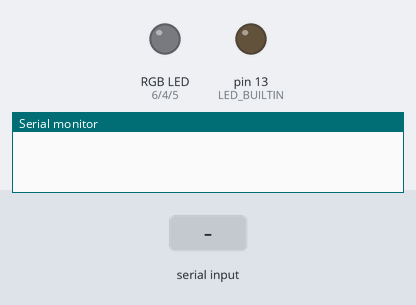
A sketch run on a simulated Arduino Uno, built with avr-gcc and run on an emulated ATmega328P. On the bench: an RGB LED mixed from three pins (HIGH = lit), output pins drawn as LEDs (lit = HIGH), the last lines printed to the serial monitor. Inputs (shaded band) come from the test bench. Random numbers use the default seed unless the sketch sets one.

Above: at 1.2 s.
1.3 s: "90,45,200\n" received over Serial
At 1.46 s:
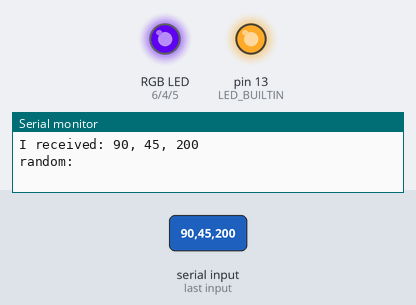
Timing chart, 0 to 10.3 s (numbered marks = the images above; inputs shaded):
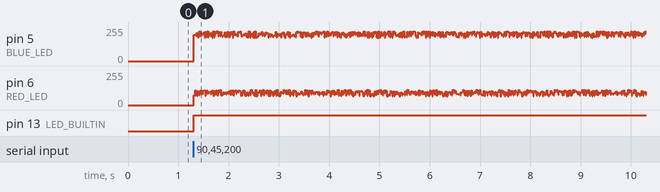

Measured:
- after the input at 1.3 s, pin 13 (LED_BUILTIN): LOW → HIGH at once

The sketch:

GOESLEDStripHomeMade.ino
```cpp
/*

This is just a test to see how to drive the white LED strip,
using a MOSFET to bring in the 12 V
*/

#define RED_LED 6
#define BLUE_LED 5
#define GREEN_LED 4

int brightMax = 255;

int gBright = 0;
int rBright = 0;
int bBright = 0;

int fadeSpeed = 10;
int waitTime = 1000;

long randomN;

void setup() {
   pinMode(GREEN_LED, OUTPUT);
   pinMode(RED_LED, OUTPUT);
   pinMode(BLUE_LED, OUTPUT);

   pinMode(LED_BUILTIN, OUTPUT);

   Serial.begin(9600);

}

void loop() {

   if (Serial.available()) {

      int rByte = Serial.parseInt();
      int gByte = Serial.parseInt();
      int bByte = Serial.parseInt();
      //inByte = inByte - '0';

//  analogWrite(RED_LED,1);
    Serial.print("I received: ");
    Serial.print(rByte, DEC);
    Serial.print(", ");
    Serial.print(gByte, DEC);
    Serial.print(", ");
    Serial.println(bByte, DEC);

    digitalWrite(LED_BUILTIN, HIGH);

// with this circuit, increasing rBright actually diminishes the
// brightness...

//  rBright=0;
//   for (int i = 0; i < brightMax; i++) {

//       analogWrite(RED_LED, 255);
//       analogWrite(GREEN_LED, 255);
//       analogWrite(BLUE_LED, 255);

//       delay(1000);
// test

       analogWrite(RED_LED, rByte);
       analogWrite(GREEN_LED, gByte);
       analogWrite(BLUE_LED, bByte);


       Serial.print("random:  ");
       for (int i = 0; i < 6000; i++) {
          randomN = random(50)-25;
          analogWrite(RED_LED, rByte+randomN);
          randomN = random(50)-25;
          analogWrite(GREEN_LED, gByte+randomN);
          randomN = random(50)-25;
          analogWrite(BLUE_LED, bByte+randomN);

//          Serial.print(rByte+randomN, DEC);
//          Serial.println(' ');

          delay(13);
       }

//       analogWrite(BLUE_LED, bBright);
//       bBright += 1;
//       delay(fadeSpeed);
//   }
//
//   for (int i = 0; i < 256; i++) {
//       analogWrite(GREEN_LED, gBright);
//       gBright +=1;
//       delay(fadeSpeed);
//   }

//dlay(waitTime);

//  analogWrite(RED_LED,1);
//digitalWrite(LED_BUILTIN, LOW);


//   for (int i = 0; i < brightMax; i++) {
//       analogWrite(GREEN_LED, brightness);
//       analogWrite(RED_LED, rBright);
//       analogWrite(BLUE_LED, brightness);

//       rBright -= 1;
//     delay(fadeSpeed);
// }

     delay(1000);

   }}
```
